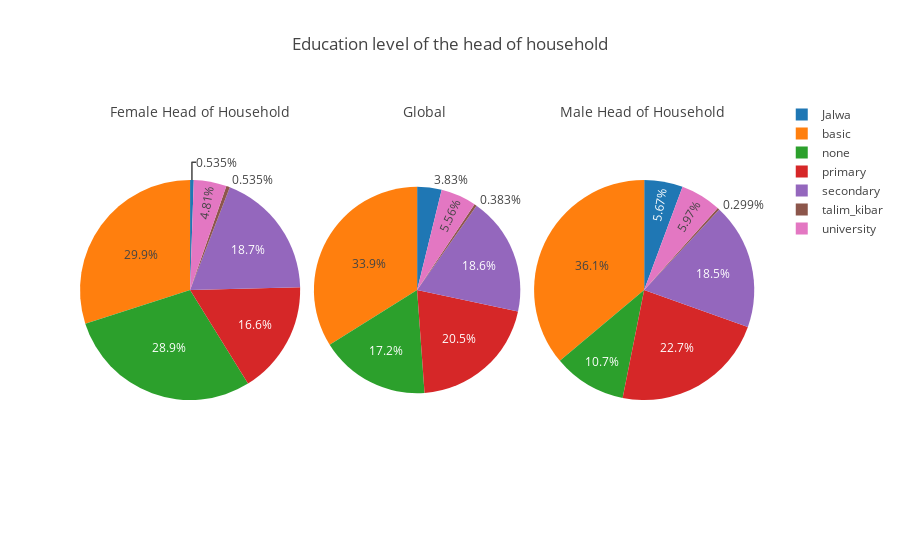

The notebook cell saved with this chart:
### Code cell
create_graphs_HoHH(lambda x: x.groupby('education').size(),
                 lambda x: x.values,
                 lambda x: x.index.values,
                   lambda x: x.sum(),
                 "Education level of the head of household")

### Figure 1 — Plotly figure (JSON) as saved in the notebook; plotly's stock layout.template omitted (floating-point values rounded to 4 significant figures)
{"data": [{"domain": {"x": [0, 0.32]}, "labels": ["Jalwa", "basic", "none", "primary", "secondary", "talim_kibar", "university"], "sort": false, "type": "pie", "values": [1, 56, 54, 31, 35, 1, 9]}, {"domain": {"x": [0.34, 0.64]}, "labels": ["Jalwa", "basic", "none", "primary", "secondary", "talim_kibar", "university"], "sort": false, "type": "pie", "values": [20, 177, 90, 107, 97, 2, 29]}, {"domain": {"x": [0.66, 0.98]}, "labels": ["Jalwa", "basic", "none", "primary", "secondary", "talim_kibar", "university"], "sort": false, "type": "pie", "values": [19, 121, 36, 76, 62, 1, 20]}], "layout": {"annotations": [{"font": {"size": 14}, "showarrow": false, "text": "Female Head of Household", "x": 0.04, "y": 1}, {"font": {"size": 14}, "showarrow": false, "text": "Global", "x": 0.5, "y": 1}, {"font": {"size": 14}, "showarrow": false, "text": "Male Head of Household", "x": 0.94, "y": 1}], "title": "Education level of the head of household"}}
